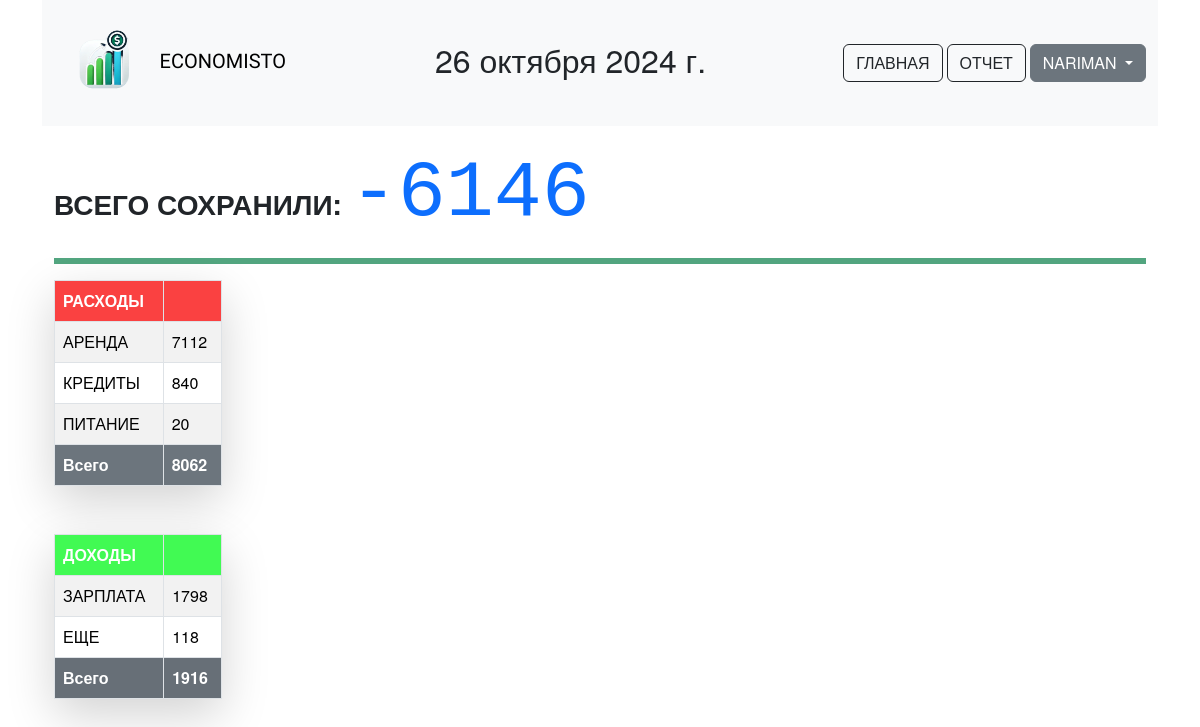
The app's page /calculate/ (signed in), older data.
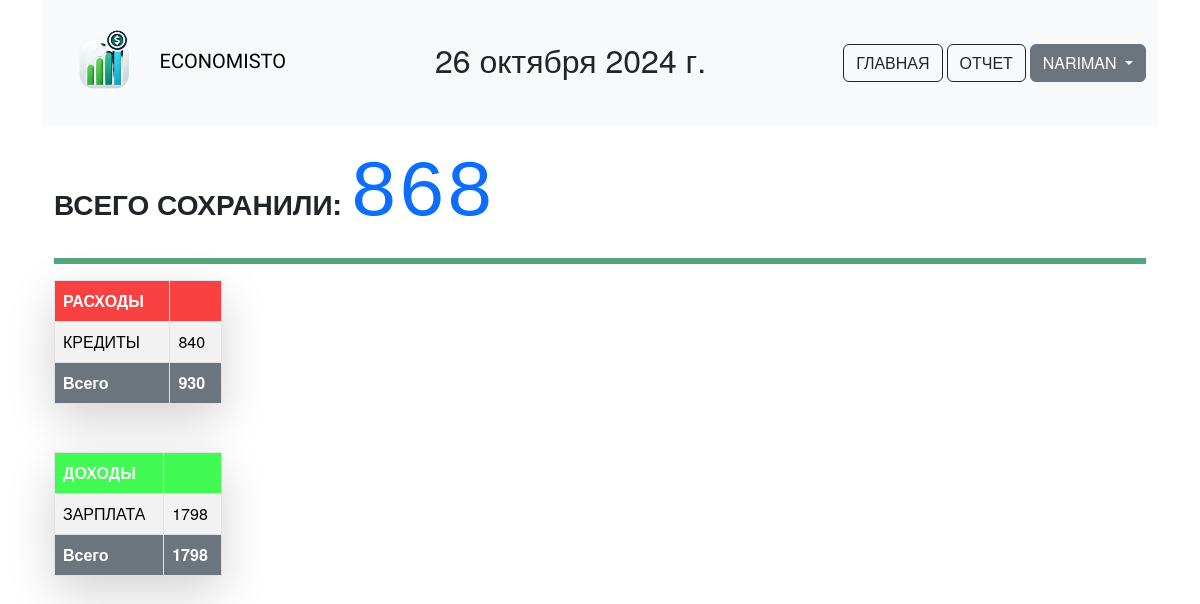
The same page, newer data.
### authapp/models.py (models this page shows)
class NewUser(AbstractUser):
    age = models.PositiveIntegerField(verbose_name='возраст', null=True, blank=True)
    alone = models.BooleanField(verbose_name='Одинок', default=True)
    username = models.CharField(max_length=40, unique=True, verbose_name='Пользователь')
    class Meta:
        verbose_name = 'Пользователь'
        verbose_name_plural = 'Пользователи'
    def __str__(self):
        return f'{self.username}'

### main/models.py (models this page shows, shortened)
class Category(models.Model):
    user = models.ForeignKey(NewUser, on_delete=models.CASCADE, verbose_name='Пользователь')
    name = models.CharField(verbose_name='Название', max_length=64)
    description = models.TextField(verbose_name='Описание', blank=True, null=True)
    time_create = models.DateTimeField(verbose_name='Дата создания', auto_now_add=True)
    class Meta:
        verbose_name = 'Пользовательская категория расхода'
        verbose_name_plural = 'Пользовательские категории расходов'

class CategoryIncomes(models.Model):
    user = models.ForeignKey(NewUser, on_delete=models.CASCADE, verbose_name='Пользователь')
    name = models.CharField(verbose_name='Название', max_length=64)
    description = models.TextField(verbose_name='Описание', blank=True, null=True)
    time_create = models.DateTimeField(verbose_name='Дата создания', auto_now_add=True)
    class Meta:
        verbose_name = 'Пользовательская категория доходов'
        verbose_name_plural = 'Пользовательские категории доходов'

### main/views.py (the view)
# urls.py: path('calculate/', main.calculate, name='calculate'),
@login_required
def calculate(request):
    title = "Расчет"
    monthly_save = FinancialStatement.objects.get(user=request.user)
    total_inc = Income.objects.filter(user=request.user).aggregate(Sum('sum'))
    total_exp = NecessaryExpenses.objects.filter(user=request.user).aggregate(Sum('sum'))
    try:
        total_save = total_inc['sum__sum'] - total_exp['sum__sum']
    except:
        total_save = 0
    yestorday = today - timedelta(days=1)
    twodaybefore = today - timedelta(days=2)
    three_day = today - timedelta(days=3)
    four_day = today - timedelta(days=4)
    five_day = today - timedelta(days=5)
    six_day = today - timedelta(days=6)
    inc_today = Income.objects.filter(user=request.user, time_create__day=today.day).aggregate(Sum("sum"))
    if inc_today['sum__sum'] == None:
        inc_today['sum__sum'] = 0
    exp_today = NecessaryExpenses.objects.filter(user=request.user, time_create__day=today.day).aggregate(
        Sum("sum"))
    if exp_today['sum__sum'] == None:
        exp_today['sum__sum'] = 0
    inc_yesterday = Income.objects.filter(user=request.user, time_create__day=yestorday.day).aggregate(Sum("sum"))
    if inc_yesterday['sum__sum'] == None:
        inc_yesterday['sum__sum'] = 0
    exp_yesterday = NecessaryExpenses.objects.filter(user=request.user, time_create__day=yestorday.day).aggregate(
        Sum("sum"))
    if exp_yesterday['sum__sum'] == None:
        exp_yesterday['sum__sum'] = 0
    inc_two_day = Income.objects.filter(user=request.user, time_create__day=twodaybefore.day).aggregate(Sum("sum"))
    if inc_two_day['sum__sum'] == None:
        inc_two_day['sum__sum'] = 0
    exp_two_day = NecessaryExpenses.objects.filter(user=request.user, time_create__day=twodaybefore.day).aggregate(Sum("sum"))
    if exp_two_day['sum__sum'] == None:
        exp_two_day['sum__sum'] = 0
    inc_three_day = Income.objects.filter(user=request.user, time_create__day=three_day.day).aggregate(Sum("sum"))
    if inc_three_day['sum__sum'] == None:
        inc_three_day['sum__sum'] = 0
    exp_three_day = NecessaryExpenses.objects.filter(user=request.user, time_create__day=three_day.day).aggregate(Sum("sum"))
    if exp_three_day['sum__sum'] == None:
        exp_three_day['sum__sum'] = 0
    inc_four_day = Income.objects.filter(user=request.user, time_create__day=four_day.day).aggregate(Sum("sum"))
    if inc_four_day['sum__sum'] == None:
        inc_four_day['sum__sum'] = 0
    exp_four_day = NecessaryExpenses.objects.filter(user=request.user, time_create__day=four_day.day).aggregate(Sum("sum"))
    if exp_four_day['sum__sum'] == None:
        exp_four_day['sum__sum'] = 0
    inc_five_day = Income.objects.filter(user=request.user, time_create__day=five_day.day).aggregate(Sum("sum"))
    if inc_five_day['sum__sum'] == None:
        inc_five_day['sum__sum'] = 0
    exp_five_day = NecessaryExpenses.objects.filter(user=request.user, time_create__day=five_day.day).aggregate(Sum("sum"))
    if exp_five_day['sum__sum'] == None:
        exp_five_day['sum__sum'] = 0
    inc_six_day = Income.objects.filter(user=request.user, time_create__day=six_day.day).aggregate(Sum("sum"))
    if inc_six_day['sum__sum'] == None:
        inc_six_day['sum__sum'] = 0
    exp_six_day = NecessaryExpenses.objects.filter(user=request.user, time_create__day=six_day.day).aggregate(Sum("sum"))
    if exp_six_day['sum__sum'] == None:
        exp_six_day['sum__sum'] = 0
    content = {
        "users": NewUser.objects.all(),
        "today": today,
        "yestorday": yestorday,
        "twodaybefore": twodaybefore,
        "threedaybefore": three_day,
        "fourdaybefore": four_day,
        "fivedaybefore": five_day,
        "sixdaybefore": six_day,
        "incomes": total_table(Income.objects.filter(user=request.user), request),
        "expenses": total_table(NecessaryExpenses.objects.filter(user=request.user), request),
        "total_expenses": total_exp,
        "total_income": total_inc,
        'total_save': total_save,
        'monthly_save_amount':monthly_save,
        'title': title,
        'simple': for_table_data(total_table(NecessaryExpenses.objects.filter(user=request.user), request)),
        'today_exp': exp_today,
        'today_inc': inc_today,
        'yestorday_exp': exp_yesterday,
        'yestorday_inc': inc_yesterday,
        'twodaybefore_exp': exp_two_day,
        'twodaybefore_inc': inc_two_day,
        'threedaybefore_exp': exp_three_day,
        'threedaybefore_inc': inc_three_day,
        'fourdaybefore_exp': exp_four_day,
        'fourdaybefore_inc': inc_four_day,
        'fivedaybefore_exp': exp_five_day,
        'fivedaybefore_inc': inc_five_day,
        'sixdaybefore_exp': exp_six_day,
        'sixdaybefore_inc': inc_six_day,
    }
    return render(request, 'main/calculate.html', content)

### main/views.py (called while the page is built)
def total_table(model, request):
    table_category_summ = {}
    cat=[]
    for k in Category.objects.filter(user=request.user):
        cat.append(k.name)
    for c in CategoryIncomes.objects.filter(user=request.user):
        cat.append(c.name)
    for i in cat:
        res = model.filter(category__name=i).first()
        res_sum = model.filter(category__name=i).aggregate(Sum("sum"))
        try:
            table_category_summ[res.category.name] = res_sum['sum__sum']
        except:
            pass
    return table_category_summ

def for_table_data(data):
    result = [['Task', 'Hours per Day'],]
    for i, k in data.items():
        item = []
        item.append(i)
        item.append(k)
        result.append(item)
    return result

### main/templates/main/calculate.html (shortened to what this page needs)
<!DOCTYPE html>
    {% extends 'main/base.html' %}
    {% load static %}
{%block content%}
<div class="container" style="margin-top: 20px;">
    <p class="fs-3 fw-semibold ">ВСЕГО СОХРАНИЛИ: <strong class="display-1 font-monospace text-primary">{{total_save}}</strong></p>
    <hr class="border border-success border-3 opacity-75">
  <div class="row">
    <div class="col">
    <table class="table table-striped table-hover table-bordered shadow-lg p-3 mb-5 bg-body-tertiary rounded ">
        <thead>
         <tr>
            <th scope="col" class="table-head-expemses">РАСХОДЫ</th>
            <th scope="col" class="table-head-expemses"></th>
         </tr>
        </thead>
        <tbody>
    {%for key, val in expenses.items%}
      <tr>
      <td> {{key|upper }}</td>
      <td>{{val}}</td>
      </tr>
    {%endfor%}
      <tr class="table-group-divider">
            <th scope="row" class="text-bg-secondary "><strong>Всего</strong></th>
            <td class="text-bg-secondary"><strong>{{total_expenses.sum__sum}}</strong></td>
        </tr>
</tbody>
</table>
        <table class="table table-striped table-hover table-bordered shadow-lg p-3 mb-5 bg-body-tertiary rounded">
    <thead>
    <tr>
      <th scope="col" class="head-color">ДОХОДЫ</th>
      <th scope="col" class="head-color"></th>
    </tr>
  </thead>
  <tbody>
  {%for key, val in incomes.items%}
    <tr>
      <td>{{key|upper}}</td>
      <td>{{val}}</td>
    </tr>
{%endfor%}
    <tr>
      <th scope="row" class="text-bg-secondary"> <strong>Всего</strong></th>
      <td class="text-bg-secondary"><strong>{{total_income.sum__sum}}</strong></td>
    </tr>
  </tbody>
</table>
    </div>
    <div class="col">
         <div id="donutchart" style="width: 900px; height: 500px;"></div>
    <br><br>
  </div>
</div>
{%endblock%}

### main/templates/main/base.html (shortened to what this page needs)
{% load static %}
<html>
<head>
{% block css %}
        <link href="https://cdn.jsdelivr.net/npm/bootstrap@5.3.3/dist/css/bootstrap.min.css" rel="stylesheet">
        <link rel="stylesheet" href="{% static 'css/style.css' %}">
        <link rel="stylesheet" href="https://cdn.jsdelivr.net/npm/bootstrap-icons@1.11.3/font/bootstrap-icons.min.css">
{% endblock %}
</head>
<body>
<div class="container">
{% block menu %}
    <nav class="navbar navbar-expand-lg bg-body-tertiary">
  <div class="container-fluid">
    <a class="navbar-brand" href="#">
      <img src="/static/img/logo.webp" alt="Logo" width="100" height="100" class="d-inline-block align-text-center">
      <span style="font-family: 'Sixtyfour Convergence', cursive;">ECONOMISTO</span>
    </a>
      <h2>{{today}}</h2>
      <div class="d-flex justify-content-center">
      <a type="button" class="btn btn-outline-dark" style="margin-left:4px;" href="/">ГЛАВНАЯ</a>
        <a type="button" class="btn btn-outline-dark" style="margin-left:4px;" href="{% url 'calculate'%}">ОТЧЕТ</a>
        {%if user.is_authenticated%}
        <div class="dropdown">
          <button class="btn btn-secondary dropdown-toggle" type="button" data-bs-toggle="dropdown" aria-expanded="false" style="margin-left:4px;">
              {{user|upper}}
          </button>
        </div>
        {%else%}
        <a type="button" class="btn btn-outline-dark" href="{% url 'auth:login'%}">ВОЙТИ</a>
        {%endif%}
          </div>
  </div>
</nav>
{% endblock %}
{% block content %}{% endblock %}
</div>
</body>
</html>

### static/css/style.css (style rules this page uses)
th.head-color { background-color: #41fa53; color: white; }
th.table-head-expemses { background-color: #fa4141; color: white; }
body { font-family: "Helvetica Neue", Helvetica, "Segoe UI", Arial, sans-serif; }
.row { display: flex; flex-wrap: wrap; flex-direction: row; }

Row changes from the older to the newer data that the page shows:
removed Category: expenses "АРЕНДА"
removed Category: expenses "ПИТАНИЕ"
removed CategoryIncomes: incomes "ЕЩЕ"
Text that changed along with them:
{{ total_save }}: "-6146" → "868"
{{ total_expenses.sum__sum }}: "8062" → "930"
{{ total_income.sum__sum }}: "1916" → "1798"
list line gone: "7112"
list line gone: "20"
list line gone: "118"
